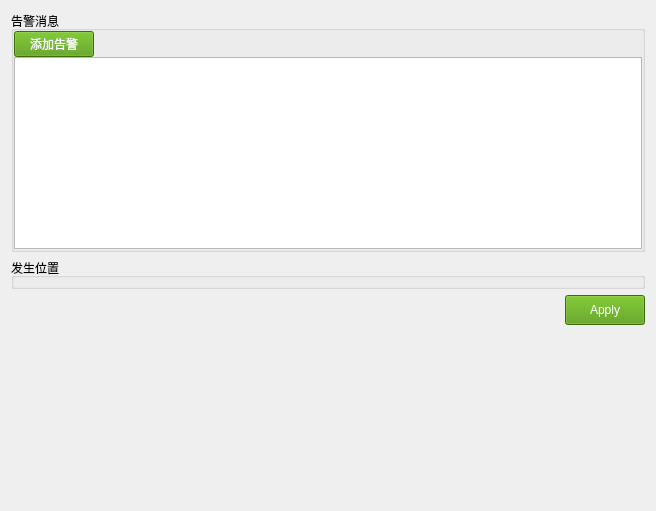
<?xml version="1.0" encoding="UTF-8"?>
<ui version="4.0">
 <class>AlertReportWidget</class>
 <widget class="QWidget" name="AlertReportWidget">
  <property name="geometry">
   <rect>
    <x>0</x>
    <y>0</y>
    <width>656</width>
    <height>511</height>
   </rect>
  </property>
  <property name="windowTitle">
   <string>Form</string>
  </property>
  <property name="styleSheet">
   <string notr="true">QPushButton#btn_addAlert,#btn_apply {
	background-color: rgb(78, 154, 6);
   color:white;
}</string>
  </property>
  <layout class="QVBoxLayout" name="verticalLayout_4">
   <item>
    <widget class="QGroupBox" name="groupBox">
     <property name="title">
      <string>告警消息</string>
     </property>
     <layout class="QVBoxLayout" name="verticalLayout">
      <property name="spacing">
       <number>0</number>
      </property>
      <property name="leftMargin">
       <number>0</number>
      </property>
      <property name="topMargin">
       <number>0</number>
      </property>
      <property name="rightMargin">
       <number>0</number>
      </property>
      <property name="bottomMargin">
       <number>0</number>
      </property>
      <item>
       <layout class="QHBoxLayout" name="horizontalLayout_2">
        <item>
         <widget class="QPushButton" name="btn_addAlert">
          <property name="text">
           <string>添加告警</string>
          </property>
         </widget>
        </item>
        <item>
         <spacer name="horizontalSpacer_2">
          <property name="orientation">
           <enum>Qt::Horizontal</enum>
          </property>
          <property name="sizeHint" stdset="0">
           <size>
            <width>40</width>
            <height>20</height>
           </size>
          </property>
         </spacer>
        </item>
       </layout>
      </item>
      <item>
       <widget class="QListWidget" name="listWidget"/>
      </item>
     </layout>
    </widget>
   </item>
   <item>
    <widget class="QGroupBox" name="groupBox_2">
     <property name="title">
      <string>发生位置</string>
     </property>
     <layout class="QVBoxLayout" name="verticalLayout_3">
      <property name="spacing">
       <number>0</number>
      </property>
      <property name="leftMargin">
       <number>0</number>
      </property>
      <property name="topMargin">
       <number>0</number>
      </property>
      <property name="rightMargin">
       <number>0</number>
      </property>
      <property name="bottomMargin">
       <number>0</number>
      </property>
      <item>
       <layout class="QVBoxLayout" name="verticalLayout_location"/>
      </item>
     </layout>
    </widget>
   </item>
   <item>
    <layout class="QHBoxLayout" name="horizontalLayout">
     <item>
      <spacer name="horizontalSpacer">
       <property name="orientation">
        <enum>Qt::Horizontal</enum>
       </property>
       <property name="sizeHint" stdset="0">
        <size>
         <width>40</width>
         <height>20</height>
        </size>
       </property>
      </spacer>
     </item>
     <item>
      <widget class="QPushButton" name="btn_apply">
       <property name="minimumSize">
        <size>
         <width>0</width>
         <height>30</height>
        </size>
       </property>
       <property name="maximumSize">
        <size>
         <width>16777215</width>
         <height>30</height>
        </size>
       </property>
       <property name="text">
        <string>Apply</string>
       </property>
      </widget>
     </item>
    </layout>
   </item>
   <item>
    <spacer name="verticalSpacer">
     <property name="orientation">
      <enum>Qt::Vertical</enum>
     </property>
     <property name="sizeHint" stdset="0">
      <size>
       <width>20</width>
       <height>106</height>
      </size>
     </property>
    </spacer>
   </item>
  </layout>
 </widget>
 <resources/>
 <connections/>
</ui>
